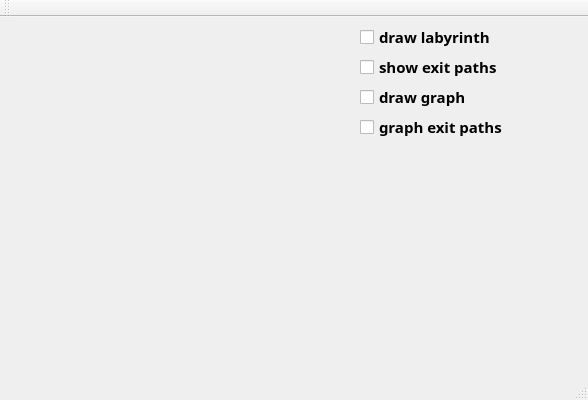
<?xml version="1.0" encoding="UTF-8"?>
<ui version="4.0">
 <class>MainWindowClass</class>
 <widget class="QMainWindow" name="MainWindowClass">
  <property name="geometry">
   <rect>
    <x>0</x>
    <y>0</y>
    <width>588</width>
    <height>400</height>
   </rect>
  </property>
  <property name="font">
   <font>
    <family>Cascadia Code SemiBold</family>
    <pointsize>11</pointsize>
    <bold>true</bold>
   </font>
  </property>
  <property name="windowTitle">
   <string>MainWindow</string>
  </property>
  <property name="iconSize">
   <size>
    <width>66</width>
    <height>44</height>
   </size>
  </property>
  <widget class="QWidget" name="centralWidget">
   <widget class="QCheckBox" name="drawLabyrinth">
    <property name="geometry">
     <rect>
      <x>360</x>
      <y>10</y>
      <width>151</width>
      <height>20</height>
     </rect>
    </property>
    <property name="text">
     <string>draw labyrinth</string>
    </property>
   </widget>
   <widget class="QCheckBox" name="createRoads">
    <property name="geometry">
     <rect>
      <x>360</x>
      <y>40</y>
      <width>161</width>
      <height>20</height>
     </rect>
    </property>
    <property name="text">
     <string>show exit paths</string>
    </property>
   </widget>
   <widget class="QCheckBox" name="drawGraph">
    <property name="geometry">
     <rect>
      <x>360</x>
      <y>70</y>
      <width>111</width>
      <height>20</height>
     </rect>
    </property>
    <property name="text">
     <string>draw graph</string>
    </property>
   </widget>
   <widget class="QCheckBox" name="checkBox">
    <property name="geometry">
     <rect>
      <x>360</x>
      <y>100</y>
      <width>161</width>
      <height>20</height>
     </rect>
    </property>
    <property name="text">
     <string>graph exit paths</string>
    </property>
   </widget>
  </widget>
  <widget class="QMenuBar" name="menuBar">
   <property name="geometry">
    <rect>
     <x>0</x>
     <y>0</y>
     <width>588</width>
     <height>24</height>
    </rect>
   </property>
  </widget>
  <widget class="QToolBar" name="mainToolBar">
   <attribute name="toolBarArea">
    <enum>TopToolBarArea</enum>
   </attribute>
   <attribute name="toolBarBreak">
    <bool>false</bool>
   </attribute>
  </widget>
  <widget class="QStatusBar" name="statusBar"/>
 </widget>
 <layoutdefault spacing="6" margin="11"/>
 <resources>
  <include location="MainWindow.qrc"/>
 </resources>
 <connections/>
</ui>
